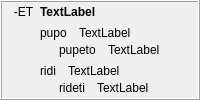
            <widget class="QFrame" name="frame_3">
             <property name="frameShape">
              <enum>QFrame::Box</enum>
             </property>
             <property name="frameShadow">
              <enum>QFrame::Raised</enum>
             </property>
             <layout class="QHBoxLayout" name="horizontalLayout_59">
              <property name="topMargin">
               <number>3</number>
              </property>
              <property name="bottomMargin">
               <number>3</number>
              </property>
              <item>
               <widget class="QLabel" name="label_296">
                <property name="text">
                 <string>-ET</string>
                </property>
                <property name="alignment">
                 <set>Qt::AlignHCenter|Qt::AlignTop</set>
                </property>
                <property name="tipo" stdset="0">
                 <string>afikso</string>
                </property>
               </widget>
              </item>
              <item>
               <layout class="QVBoxLayout" name="verticalLayout_346">
                <item>
                 <widget class="QLabel" name="Lec09_Label663">
                  <property name="sizePolicy">
                   <sizepolicy hsizetype="Preferred" vsizetype="Maximum">
                    <horstretch>0</horstretch>
                    <verstretch>0</verstretch>
                   </sizepolicy>
                  </property>
                  <property name="styleSheet">
                   <string notr="true">font-weight: bold;</string>
                  </property>
                  <property name="text">
                   <string>TextLabel</string>
                  </property>
                  <property name="wordWrap">
                   <bool>true</bool>
                  </property>
                 </widget>
                </item>
                <item>
                 <layout class="QVBoxLayout" name="verticalLayout_35">
                  <item>
                   <layout class="QVBoxLayout" name="verticalLayout_347">
                    <property name="spacing">
                     <number>3</number>
                    </property>
                    <item>
                     <layout class="QHBoxLayout" name="horizontalLayout_570">
                      <property name="spacing">
                       <number>12</number>
                      </property>
                      <item>
                       <widget class="neklakebla_nova" name="Lec09_Button636">
                        <property name="text">
                         <string>pupo</string>
                        </property>
                       </widget>
                      </item>
                      <item>
                       <widget class="QLabel" name="Lec09_Label664">
                        <property name="sizePolicy">
                         <sizepolicy hsizetype="Expanding" vsizetype="Preferred">
                          <horstretch>0</horstretch>
                          <verstretch>0</verstretch>
                         </sizepolicy>
                        </property>
                        <property name="text">
                         <string>TextLabel</string>
                        </property>
                        <property name="wordWrap">
                         <bool>true</bool>
                        </property>
                       </widget>
                      </item>
                     </layout>
                    </item>
                    <item>
                     <layout class="QHBoxLayout" name="horizontalLayout_571">
                      <property name="spacing">
                       <number>12</number>
                      </property>
                      <item>
                       <widget class="label_sago_reversa" name="label_377">
                        <property name="sizePolicy">
                         <sizepolicy hsizetype="Maximum" vsizetype="Preferred">
                          <horstretch>0</horstretch>
                          <verstretch>0</verstretch>
                         </sizepolicy>
                        </property>
                        <property name="text">
                         <string/>
                        </property>
                        <property name="pixmap">
                         <pixmap resource="../resources/ikonoj.qrc">:/ikonoj/sago_revena.png</pixmap>
                        </property>
                       </widget>
                      </item>
                      <item>
                       <widget class="neklakebla_nova" name="Lec09_Button637">
                        <property name="text">
                         <string>pupeto</string>
                        </property>
                       </widget>
                      </item>
                      <item>
                       <widget class="QLabel" name="Lec09_Label665">
                        <property name="sizePolicy">
                         <sizepolicy hsizetype="Expanding" vsizetype="Preferred">
                          <horstretch>0</horstretch>
                          <verstretch>0</verstretch>
                         </sizepolicy>
                        </property>
                        <property name="text">
                         <string>TextLabel</string>
                        </property>
                        <property name="wordWrap">
                         <bool>true</bool>
                        </property>
                       </widget>
                      </item>
                     </layout>
                    </item>
                   </layout>
                  </item>
                 </layout>
                </item>
                <item>
                 <layout class="QVBoxLayout" name="verticalLayout_348">
                  <property name="spacing">
                   <number>3</number>
                  </property>
                  <item>
                   <layout class="QHBoxLayout" name="horizontalLayout_572">
                    <property name="spacing">
                     <number>12</number>
                    </property>
                    <item>
                     <widget class="neklakebla_nova" name="Lec09_Button34">
                      <property name="text">
                       <string>ridi</string>
                      </property>
                     </widget>
                    </item>
                    <item>
                     <widget class="QLabel" name="Lec09_Label35">
                      <property name="sizePolicy">
                       <sizepolicy hsizetype="Expanding" vsizetype="Preferred">
                        <horstretch>0</horstretch>
                        <verstretch>0</verstretch>
                       </sizepolicy>
                      </property>
                      <property name="text">
                       <string>TextLabel</string>
                      </property>
                      <property name="wordWrap">
                       <bool>true</bool>
                      </property>
                     </widget>
                    </item>
                   </layout>
                  </item>
                  <item>
                   <layout class="QHBoxLayout" name="horizontalLayout_573">
                    <property name="spacing">
                     <number>12</number>
                    </property>
                    <item>
                     <widget class="label_sago_reversa" name="label_378">
                      <property name="sizePolicy">
                       <sizepolicy hsizetype="Maximum" vsizetype="Preferred">
                        <horstretch>0</horstretch>
                        <verstretch>0</verstretch>
                       </sizepolicy>
                      </property>
                      <property name="text">
                       <string/>
                      </property>
                      <property name="pixmap">
                       <pixmap resource="../resources/ikonoj.qrc">:/ikonoj/sago_revena.png</pixmap>
                      </property>
                     </widget>
                    </item>
                    <item>
                     <widget class="neklakebla_nova" name="Lec09_Button35">
                      <property name="text">
                       <string>rideti</string>
                      </property>
                     </widget>
                    </item>
                    <item>
                     <widget class="QLabel" name="Lec09_Label36">
                      <property name="sizePolicy">
                       <sizepolicy hsizetype="Expanding" vsizetype="Preferred">
                        <horstretch>0</horstretch>
                        <verstretch>0</verstretch>
                       </sizepolicy>
                      </property>
                      <property name="text">
                       <string>TextLabel</string>
                      </property>
                      <property name="wordWrap">
                       <bool>true</bool>
                      </property>
                     </widget>
                    </item>
                   </layout>
                  </item>
                 </layout>
                </item>
               </layout>
              </item>
             </layout>
            </widget>
